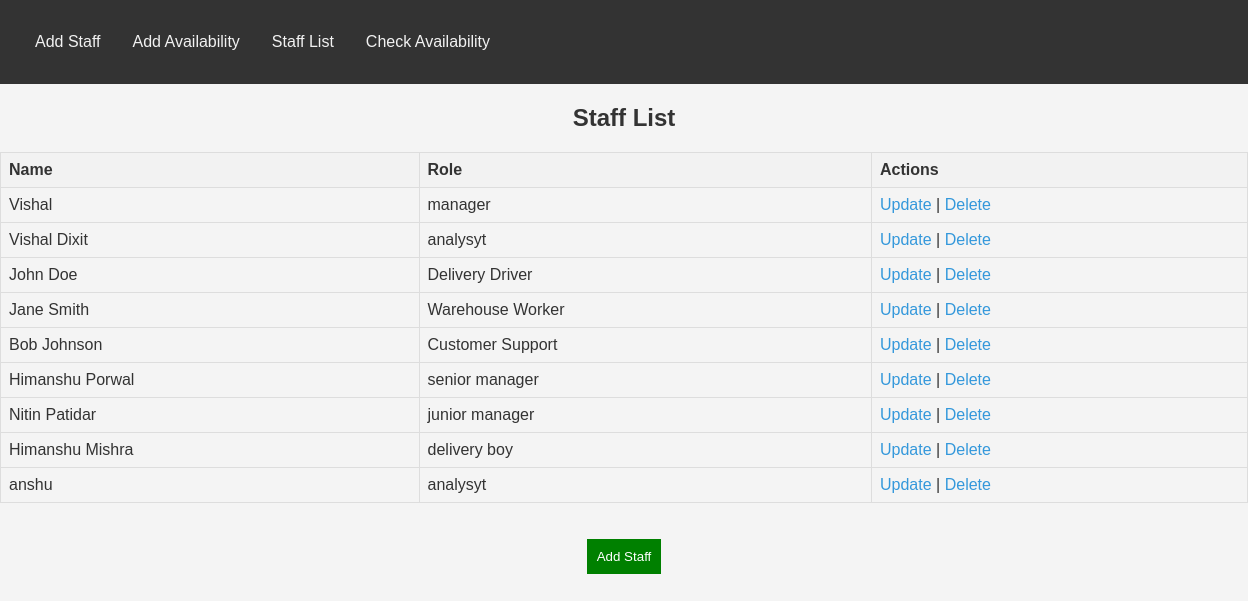
The page / on the database its author committed.
### tables this page shows
CREATE TABLE `staff` (
  `id` int(11) NOT NULL,
  `name` varchar(255) NOT NULL,
  `role` varchar(255) NOT NULL
);

### display.php (the view, shortened to what this page needs)
<!DOCTYPE html>
<html lang="en">
<head>
<link rel="stylesheet" href="style.css">
</head>
<body>
<nav>
        <a href="add_staff.php">Add Staff</a>
        <a href="add.php">Add Availability</a>
        <a href="display.php">Staff List</a>
        <a href="check.php">Check Availability</a>
    </nav>
<h2>Staff List</h2>
<?php
$servername = "localhost";
$username = "root";
$password = "";
$dbname = "project";
$conn = new mysqli($servername, $username, $password, $dbname);
$sql = "SELECT * FROM staff";
$result = $conn->query($sql);
if ($result->num_rows > 0) {
    echo "<table>";
    echo "<tr><th>Name</th><th>Role</th><th>Actions</th></tr>";
    while ($row = $result->fetch_assoc()) {
        echo "<tr>";
        echo "<td>{$row['name']}</td>";
        echo "<td>{$row['role']}</td>";
        echo "<td>";
        echo "<a href='update_staff_form.php?id={$row['id']}'>Update</a> | ";
        echo "<a href='delete_staff.php?id={$row['id']}'>Delete</a>";
        echo "</td>";
        echo "</tr>";
    }
    echo "</table>";
} else {
    echo "No staff members found.";
}
?>
<br><br>
<button onclick="location.href='add_staff.php'">Add Staff</button>
</body>
</html>

### index.php (shortened to what this page needs)
<!DOCTYPE html>
<html lang="en">
<head>
    <link rel="stylesheet" href="style.css">
</head>
<body>
    <ul>
        <?php
        include 'display.php';
        ?>
    </ul>
</body>
</html>

### style.css (style rules this page uses)
nav { background-color: #333; overflow: hidden; padding: 19px; width: 100%; }
nav a { float: left; display: block; color: #f2f2f2; text-align: center; padding: 14px 16px; text-decoration: none; }
body { font-family: 'Arial', sans-serif; background-color: #f5f5f5; margin: 20px; color: #333; }
h1, h2 { color: #333; margin-bottom: 20px; }
ul { list-style-type: none; padding: 0; margin: 0; }
a { text-decoration: none; color: #3498db; }
nav { background-color: #333; overflow: hidden; }
body { font-family: Arial, sans-serif; background-color: #f4f4f4; margin: 0; padding: 0; }
h2 { text-align: center; color: #333; }
table { border-collapse: collapse; width: 100%; }
th, td { border: 1px solid #ddd; padding: 8px; text-align: left; }
th { background-color: #f2f2f2; }
body { font-family: Arial, sans-serif; background-color: #f4f4f4; margin: 0; padding: 0; text-align: center; }
button { background-color: green; color: white; text-align: center; padding: 10px; border: none; cursor: pointer; }

### rows shown on the page
staff: name "Vishal", role "manager"
staff: name "Vishal Dixit", role "analysyt"
staff: name "John Doe", role "Delivery Driver"
staff: name "Jane Smith", role "Warehouse Worker"
staff: name "Bob Johnson", role "Customer Support"
staff: name "Himanshu Porwal", role "senior manager"
staff: name "Nitin Patidar", role "junior manager"
staff: name "Himanshu Mishra", role "delivery boy"
staff: name "anshu", role "analysyt"
